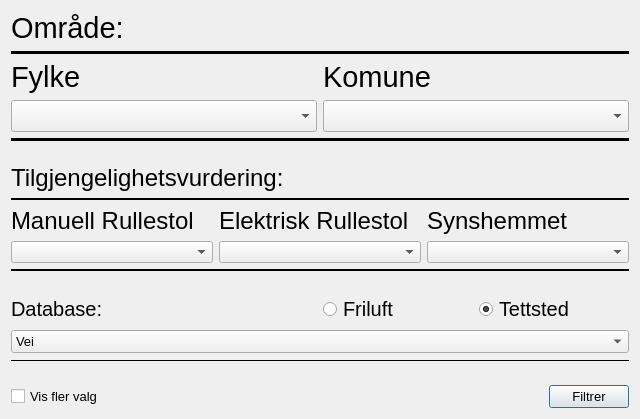
<?xml version="1.0" encoding="UTF-8"?>
<ui version="4.0">
 <class>Dialog</class>
 <widget class="QDialog" name="Dialog">
  <property name="geometry">
   <rect>
    <x>0</x>
    <y>0</y>
    <width>640</width>
    <height>419</height>
   </rect>
  </property>
  <property name="windowTitle">
   <string>Dialog</string>
  </property>
  <layout class="QVBoxLayout" name="verticalLayout_8">
   <item>
    <layout class="QVBoxLayout" name="verticalLayout_6">
     <item>
      <widget class="QLabel" name="label_2">
       <property name="font">
        <font>
         <pointsize>22</pointsize>
        </font>
       </property>
       <property name="text">
        <string>Område:</string>
       </property>
      </widget>
     </item>
     <item>
      <widget class="Line" name="line_4">
       <property name="frameShadow">
        <enum>QFrame::Plain</enum>
       </property>
       <property name="lineWidth">
        <number>3</number>
       </property>
       <property name="orientation">
        <enum>Qt::Horizontal</enum>
       </property>
      </widget>
     </item>
     <item>
      <layout class="QHBoxLayout" name="horizontalLayout_15">
       <item>
        <layout class="QVBoxLayout" name="verticalLayout_2">
         <item>
          <widget class="QLabel" name="label_19">
           <property name="font">
            <font>
             <pointsize>22</pointsize>
            </font>
           </property>
           <property name="text">
            <string>Fylke</string>
           </property>
          </widget>
         </item>
         <item>
          <widget class="QComboBox" name="comboBox_fylker">
           <property name="font">
            <font>
             <pointsize>15</pointsize>
            </font>
           </property>
          </widget>
         </item>
        </layout>
       </item>
       <item>
        <layout class="QVBoxLayout" name="verticalLayout_3">
         <item>
          <widget class="QLabel" name="label_20">
           <property name="font">
            <font>
             <pointsize>22</pointsize>
            </font>
           </property>
           <property name="text">
            <string>Komune</string>
           </property>
          </widget>
         </item>
         <item>
          <widget class="QComboBox" name="comboBox_komuner">
           <property name="font">
            <font>
             <pointsize>15</pointsize>
            </font>
           </property>
          </widget>
         </item>
        </layout>
       </item>
      </layout>
     </item>
     <item>
      <widget class="Line" name="line">
       <property name="frameShadow">
        <enum>QFrame::Plain</enum>
       </property>
       <property name="lineWidth">
        <number>3</number>
       </property>
       <property name="orientation">
        <enum>Qt::Horizontal</enum>
       </property>
      </widget>
     </item>
     <item>
      <spacer name="verticalSpacer">
       <property name="orientation">
        <enum>Qt::Vertical</enum>
       </property>
       <property name="sizeHint" stdset="0">
        <size>
         <width>20</width>
         <height>40</height>
        </size>
       </property>
      </spacer>
     </item>
     <item>
      <widget class="QLabel" name="label_3">
       <property name="font">
        <font>
         <pointsize>18</pointsize>
        </font>
       </property>
       <property name="text">
        <string>Tilgjengelighetsvurdering:</string>
       </property>
      </widget>
     </item>
     <item>
      <widget class="Line" name="line_5">
       <property name="frameShadow">
        <enum>QFrame::Plain</enum>
       </property>
       <property name="lineWidth">
        <number>2</number>
       </property>
       <property name="orientation">
        <enum>Qt::Horizontal</enum>
       </property>
      </widget>
     </item>
     <item>
      <layout class="QHBoxLayout" name="horizontalLayout">
       <item>
        <layout class="QVBoxLayout" name="verticalLayout">
         <item>
          <widget class="QLabel" name="label_13">
           <property name="minimumSize">
            <size>
             <width>200</width>
             <height>0</height>
            </size>
           </property>
           <property name="maximumSize">
            <size>
             <width>200</width>
             <height>16777215</height>
            </size>
           </property>
           <property name="font">
            <font>
             <pointsize>18</pointsize>
            </font>
           </property>
           <property name="text">
            <string>Manuell Rullestol</string>
           </property>
           <property name="margin">
            <number>10</number>
           </property>
          </widget>
         </item>
         <item>
          <widget class="QComboBox" name="comboBox_manuell_rullestol_2">
           <property name="enabled">
            <bool>true</bool>
           </property>
           <property name="minimumSize">
            <size>
             <width>140</width>
             <height>0</height>
            </size>
           </property>
          </widget>
         </item>
        </layout>
       </item>
       <item>
        <layout class="QVBoxLayout" name="verticalLayout_4">
         <item>
          <widget class="QLabel" name="label_14">
           <property name="minimumSize">
            <size>
             <width>200</width>
             <height>0</height>
            </size>
           </property>
           <property name="maximumSize">
            <size>
             <width>200</width>
             <height>16777215</height>
            </size>
           </property>
           <property name="font">
            <font>
             <pointsize>18</pointsize>
            </font>
           </property>
           <property name="text">
            <string>Elektrisk Rullestol</string>
           </property>
           <property name="margin">
            <number>10</number>
           </property>
          </widget>
         </item>
         <item>
          <widget class="QComboBox" name="comboBox_el_rullestol_2">
           <property name="enabled">
            <bool>true</bool>
           </property>
           <property name="minimumSize">
            <size>
             <width>140</width>
             <height>0</height>
            </size>
           </property>
          </widget>
         </item>
        </layout>
       </item>
       <item>
        <layout class="QVBoxLayout" name="verticalLayout_5">
         <item>
          <widget class="QLabel" name="label_15">
           <property name="minimumSize">
            <size>
             <width>200</width>
             <height>0</height>
            </size>
           </property>
           <property name="maximumSize">
            <size>
             <width>200</width>
             <height>16777215</height>
            </size>
           </property>
           <property name="font">
            <font>
             <pointsize>18</pointsize>
            </font>
           </property>
           <property name="text">
            <string>Synshemmet</string>
           </property>
           <property name="margin">
            <number>10</number>
           </property>
          </widget>
         </item>
         <item>
          <widget class="QComboBox" name="comboBox_syn">
           <property name="enabled">
            <bool>true</bool>
           </property>
           <property name="minimumSize">
            <size>
             <width>140</width>
             <height>0</height>
            </size>
           </property>
          </widget>
         </item>
        </layout>
       </item>
      </layout>
     </item>
     <item>
      <widget class="Line" name="line_2">
       <property name="frameShadow">
        <enum>QFrame::Plain</enum>
       </property>
       <property name="lineWidth">
        <number>2</number>
       </property>
       <property name="orientation">
        <enum>Qt::Horizontal</enum>
       </property>
      </widget>
     </item>
     <item>
      <spacer name="verticalSpacer_2">
       <property name="orientation">
        <enum>Qt::Vertical</enum>
       </property>
       <property name="sizeHint" stdset="0">
        <size>
         <width>20</width>
         <height>40</height>
        </size>
       </property>
      </spacer>
     </item>
     <item>
      <layout class="QVBoxLayout" name="verticalLayout_7">
       <item>
        <layout class="QHBoxLayout" name="horizontalLayout_3">
         <item>
          <widget class="QLabel" name="label">
           <property name="font">
            <font>
             <pointsize>15</pointsize>
            </font>
           </property>
           <property name="text">
            <string>Database:</string>
           </property>
          </widget>
         </item>
         <item>
          <layout class="QHBoxLayout" name="horizontalLayout_2">
           <item>
            <widget class="QRadioButton" name="radioButton">
             <property name="font">
              <font>
               <pointsize>15</pointsize>
              </font>
             </property>
             <property name="text">
              <string>Friluft</string>
             </property>
            </widget>
           </item>
           <item>
            <widget class="QRadioButton" name="radioButton_2">
             <property name="font">
              <font>
               <pointsize>15</pointsize>
              </font>
             </property>
             <property name="text">
              <string>Tettsted</string>
             </property>
             <property name="checked">
              <bool>true</bool>
             </property>
            </widget>
           </item>
          </layout>
         </item>
        </layout>
       </item>
       <item>
        <widget class="QComboBox" name="comboBox">
         <property name="font">
          <font>
           <pointsize>10</pointsize>
          </font>
         </property>
         <item>
          <property name="text">
           <string>Vei</string>
          </property>
         </item>
         <item>
          <property name="text">
           <string>Inngang</string>
          </property>
         </item>
         <item>
          <property name="text">
           <string>HC-Parkering</string>
          </property>
         </item>
         <item>
          <property name="text">
           <string>Parkeringsplass</string>
          </property>
         </item>
        </widget>
       </item>
      </layout>
     </item>
     <item>
      <widget class="Line" name="line_3">
       <property name="frameShadow">
        <enum>QFrame::Plain</enum>
       </property>
       <property name="orientation">
        <enum>Qt::Horizontal</enum>
       </property>
      </widget>
     </item>
     <item>
      <spacer name="verticalSpacer_3">
       <property name="orientation">
        <enum>Qt::Vertical</enum>
       </property>
       <property name="sizeHint" stdset="0">
        <size>
         <width>20</width>
         <height>40</height>
        </size>
       </property>
      </spacer>
     </item>
     <item>
      <layout class="QHBoxLayout" name="horizontalLayout_4">
       <item>
        <widget class="QCheckBox" name="checkBox">
         <property name="font">
          <font>
           <pointsize>10</pointsize>
          </font>
         </property>
         <property name="text">
          <string>Vis fler valg</string>
         </property>
        </widget>
       </item>
       <item>
        <spacer name="horizontalSpacer">
         <property name="orientation">
          <enum>Qt::Horizontal</enum>
         </property>
         <property name="sizeHint" stdset="0">
          <size>
           <width>40</width>
           <height>20</height>
          </size>
         </property>
        </spacer>
       </item>
       <item>
        <widget class="QPushButton" name="pushButton">
         <property name="font">
          <font>
           <pointsize>10</pointsize>
          </font>
         </property>
         <property name="text">
          <string>Filtrer</string>
         </property>
        </widget>
       </item>
      </layout>
     </item>
    </layout>
   </item>
  </layout>
 </widget>
 <resources/>
 <connections/>
</ui>
